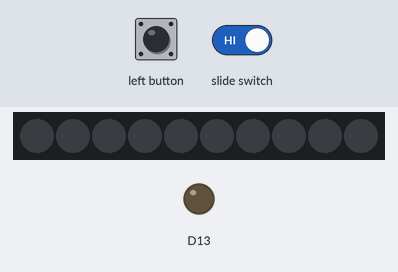
This sketch was run on a simulated Adafruit Circuit Playground Express. On the bench: 10 RGB LEDs in strip order, left to right, output pins drawn as LEDs (lit = HIGH). Inputs (shaded band) come from the test bench. Dim RGB values are drawn brighter than linear; random numbers use the default seed unless the sketch sets one.

Above: at 1.2 s.
1.3 s: slide switch set LOW
At 1.45 s:
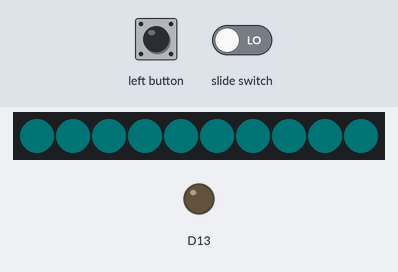
3.7 s: left button pressed for 0.15 s
At 4.18 s:
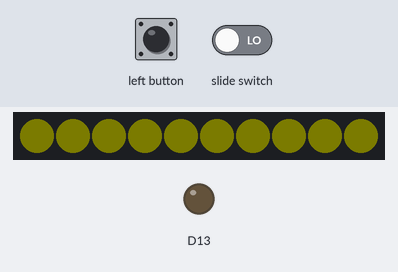
4.4 s: left button pressed for 1 s
At 4.8 s:
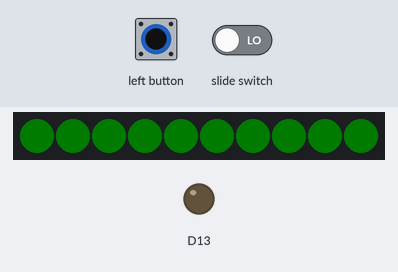
6.0 s: slide switch set HIGH
At 7.4 s:
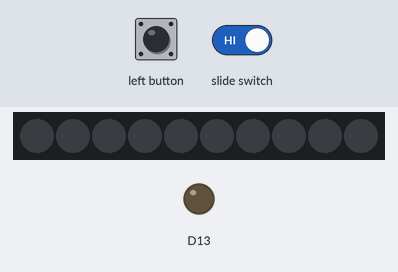
Timing chart, 0 to 8.5 s (numbered marks = the images above; inputs shaded):
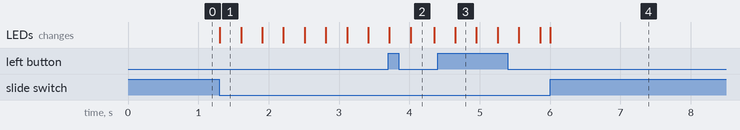

Measured:
- after the input at 1.3 s, the LEDs: change at once (image 1)

The sketch:

ironman.ino
```cpp
/*
 * Name: Joshua Sew-Hee
 * Date: 6/9/19
 * Desc: Iron Man Arc Reactor
 * Lib : Adafruit_CircuitPlayground.h
 * Ref :https://adafruit.github.io/Adafruit_CircuitPlayground/html/class_adafruit___circuit_playground.html
 * This program emulates the arc reactor from the Iron Man movie
 *
 */

// System libraries
#include "Adafruit_CircuitPlayground.h"

// System defines
#define numPixels 12

// Declare variables
bool button_pressed = false; // Determines whether button is pressed or not
int pixelValue;          // Current value of the pixels
int dir = 1;             // Direction of the pixels... 1 = getting brighter, 0 = getting dimmer
int flip;                // Randomly flip the direction every once in a while
int minPixelValue = 20;  // Min value of brightness
int maxPixelValue = 255; // Max value of brightness
int pixelValueDelta = 5; // Delta of brightness between times through the loop
//String color = "Cyan";   // Color of Neopixels

int ledState = 1;        // the current state of the output pin
int buttonState;         // the current reading from the input pin
int lastButtonState = 1; // the previous reading from the input pin

// Keep track of time in milliseconds
unsigned long lastDebounceTime = 0; // Last time push button toggled
unsigned long debounceDelay = 50;   // Debounce time; increase if output flickers

// Enumerate colors to be displayed on Arc Reactor
enum Colors{
  CYAN,
  RED,
  YELLOW,
  GREEN
};

Colors color = CYAN;

// The setup function runs once when you press reset or power the board
void setup() {
  Serial.begin(115200);                      // Allow serial communication
  CircuitPlayground.begin();
}

// The loop function runs over and over again forever
void loop() {
  // Randomly flip the direction of the pixel increase/decrease
  flip = random(32);
  if(flip > 20) {
    dir = 1 - dir;
  }
  // Pixels -> Brighter
  if (dir == 1) {
    pixelValue += pixelValueDelta;
  }
  // Pixels -> Dimmer
  if (dir == 0) {
    pixelValue -= pixelValueDelta;
  }
  // Set min threshold of pixels
  if (pixelValue < minPixelValue) {
    pixelValue = minPixelValue;
    dir = 1;
  }
  // Set max threshold of pixels
  if (pixelValue > maxPixelValue) {
    pixelValue = maxPixelValue;
    dir = 0;
  }

  // If slide switch is to the left
  if (CircuitPlayground.slideSwitch()){
     CircuitPlayground.clearPixels();
     color = CYAN;
  }
  // If slide switch is to the right
  else {
    if (color == CYAN) {
      for(int i=0; i<numPixels; i++) {
      // CircuitPlayground.setPixelColor(pixelNumber, R, G, B); // Color
      CircuitPlayground.setPixelColor(i, 0, pixelValue, pixelValue); // Cyan
      }
    }
    else if (color == RED) {
       for(int i=0; i<numPixels; i++) {
      // CircuitPlayground.setPixelColor(pixelNumber, R, G, B); // Color
      CircuitPlayground.setPixelColor(i, pixelValue, 0, 0); // Red
      }
    }
    else if (color == YELLOW) {
      for(int i=0; i<numPixels; i++) {
      // CircuitPlayground.setPixelColor(pixelNumber, R, G, B); // Color
      CircuitPlayground.setPixelColor(i, pixelValue, pixelValue, 0); // Red
      }
    }
    else if (color == GREEN) {
      for(int i=0; i<numPixels; i++) {
      // CircuitPlayground.setPixelColor(pixelNumber, R, G, B); // Color
      CircuitPlayground.setPixelColor(i, 0, pixelValue, 0); // Yellow
      }
    }
  }

  if (CircuitPlayground.leftButton()) {
    switch (color){
      case CYAN:
        color = RED;
        break;
      case RED:
        color = YELLOW;
        break;
      case YELLOW:
        color = GREEN;
        break;
      case GREEN:
        color = CYAN; // Reset color to CYAN
        break;
    }
  }

//  // The left button will toggle actions between button presses
//  if (button_pressed == false and CircuitPlayground.leftButton()) {
//    button_pressed = true;
//  }
//  else if (button_pressed == true and CircuitPlayground.leftButton()){
//    button_pressed = false;
//  }
//
//  if (button_pressed){
//    CircuitPlayground.redLED(HIGH); // LED on
//  }
//  else{
//    CircuitPlayground.redLED(LOW); // LED off
//  }
}
```
